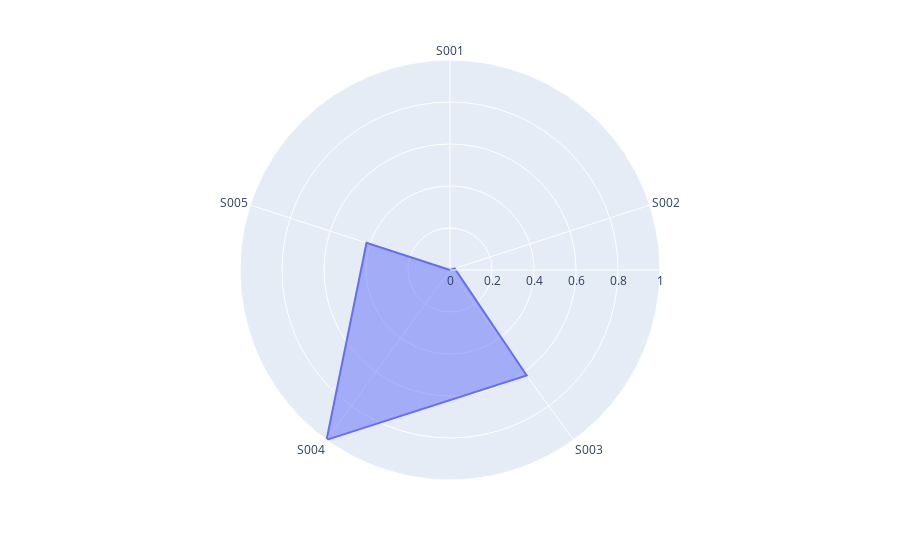

This figure's notebook cell:
### Code cell
# Radar chart comparing metrics across stores
store_metrics = df.groupby('Store ID')[['Sales Amount', 'Units Sold']].sum()
scaler = MinMaxScaler()
store_metrics_scaled = scaler.fit_transform(store_metrics)
store_metrics_scaled = pd.DataFrame(store_metrics_scaled, columns=store_metrics.columns, index=store_metrics.index)

# Radar chart setup
import plotly.express as px
fig = px.line_polar(store_metrics_scaled.reset_index(), r="Sales Amount", theta="Store ID", line_close=True)
fig.update_traces(fill='toself')
fig.show()

### Figure 1 — Plotly figure (JSON) as saved in the notebook; plotly's stock layout.template omitted (floating-point values rounded to 4 significant figures)
{"data": [{"fill": "toself", "hovertemplate": "Sales Amount=%{r}<br>Store ID=%{theta}<extra></extra>", "legendgroup": "", "line": {"color": "#636efa", "dash": "solid"}, "marker": {"symbol": "circle"}, "mode": "lines", "name": "", "r": [0, 0.02338, 0.6211, 1, 0.418, 0], "showlegend": false, "subplot": "polar", "theta": ["S001", "S002", "S003", "S004", "S005", "S001"], "type": "scatterpolar"}], "layout": {"legend": {"tracegroupgap": 0}, "margin": {"t": 60}, "polar": {"angularaxis": {"direction": "clockwise", "rotation": 90}, "domain": {"x": [0, 1], "y": [0, 1]}}}}
